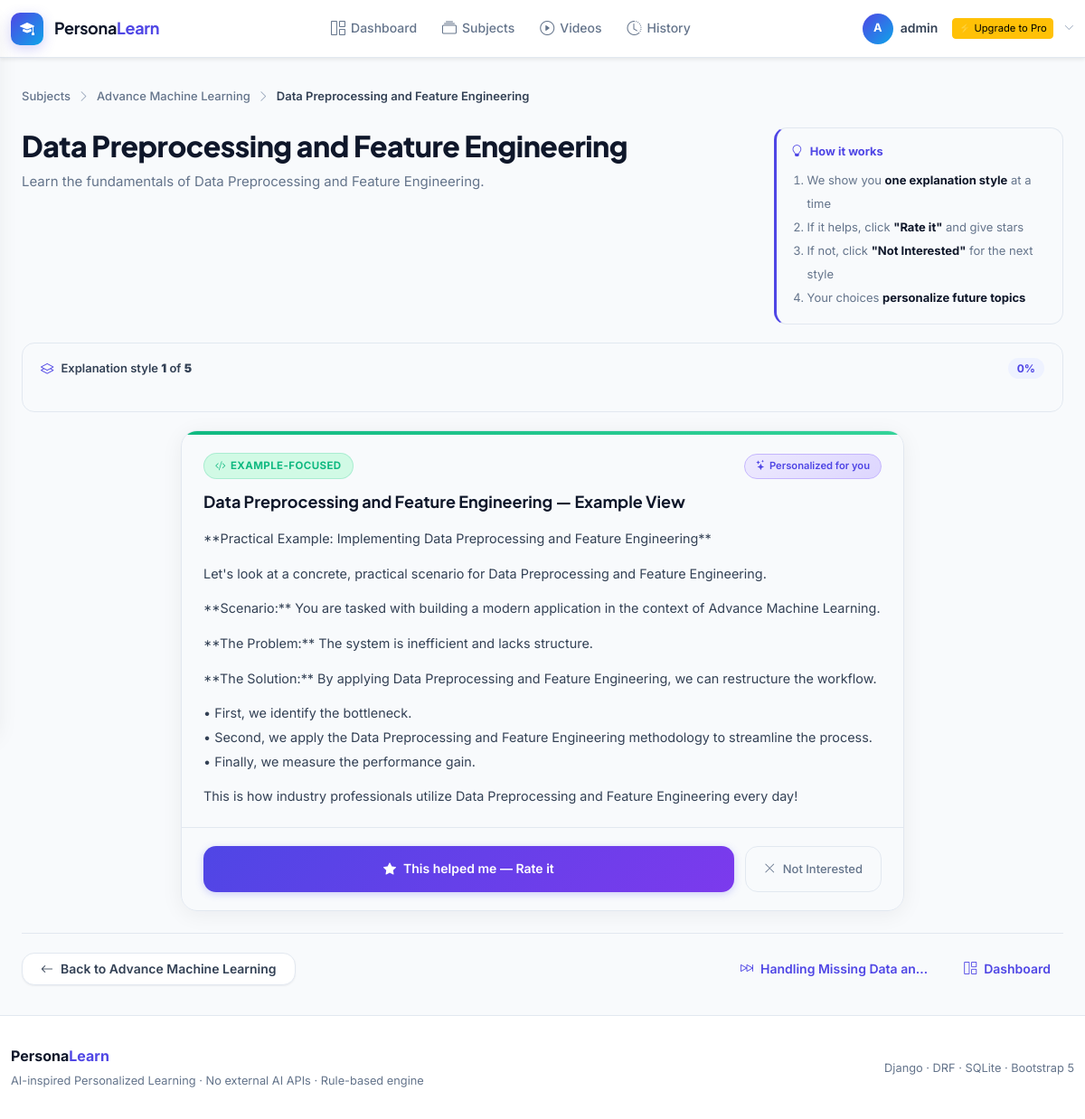
Screenshot of /subjects/advance-machine-learning/topics/data-preprocessing-and-feature-engineering/ (signed in) with the database file from the repository.
### learning/models.py (models this page shows, shortened)
class Topic(models.Model):
    subject = models.ForeignKey(Subject, on_delete=models.CASCADE, related_name='topics')
    title = models.CharField(max_length=300)
    slug = models.SlugField(blank=True)
    description = models.TextField(blank=True)
    order = models.PositiveIntegerField(default=0, help_text='Display order in subject')
    created_at = models.DateTimeField(auto_now_add=True)
    updated_at = models.DateTimeField(auto_now=True)
    class Meta:
        ordering = ['order', 'title']
        unique_together = ('subject', 'slug')

class Subject(models.Model):
    name = models.CharField(max_length=200)
    slug = models.SlugField(unique=True, blank=True)
    description = models.TextField(blank=True)
    icon = models.CharField(max_length=100, default='bi-book', help_text='Bootstrap icon class')
    color = models.CharField(max_length=20, default='#6c5ce7', help_text='Hex color for card')
    created_at = models.DateTimeField(auto_now_add=True)
    updated_at = models.DateTimeField(auto_now=True)
    class Meta:
        ordering = ['name']

class ContentVersion(models.Model):
    STYLE_CHOICES = [
        ('diagram', 'Diagram-Focused'),
        ('analogy', 'Analogy-Focused'),
        ('example', 'Example-Focused'),
        ('theory', 'Theory-Focused'),
        ('logic', 'Logic-Focused'),
    ]
    topic = models.ForeignKey(Topic, on_delete=models.CASCADE, related_name='content_versions')
    title = models.CharField(max_length=300)
    style_type = models.CharField(max_length=20, choices=STYLE_CHOICES)
    content = models.TextField(help_text='The actual explanation content for this style')
    diagram_score = models.IntegerField(default=0, help_text='0-100: How diagram-heavy is this content')
    analogy_score = models.IntegerField(default=0, help_text='0-100: How analogy-heavy is this content')
    example_score = models.IntegerField(default=0, help_text='0-100: How example-heavy is this content')
    theory_score = models.IntegerField(default=0, help_text='0-100: How theory-heavy is this content')
    logic_score = models.IntegerField(default=0, help_text='0-100: How logic-heavy is this content')
    created_at = models.DateTimeField(auto_now_add=True)
    class Meta:
        ordering = ['style_type']
    def get_style_icon(self):
        icon_map = {
            'diagram': 'bi-diagram-3',
            'analogy': 'bi-lightbulb',
            'example': 'bi-code-slash',
            'theory': 'bi-journal-text',
            'logic': 'bi-cpu',
        }
        return icon_map.get(self.style_type, 'bi-book')

### learning/views.py (the view, shortened to what this page needs)
# urls.py: path('subjects/<slug:subject_slug>/topics/<slug:topic_slug>/', views.TopicDetailView.as_view(), name='topic_detail'),
@method_decorator(login_required, name='dispatch')
class TopicDetailView(View):
    template_name = 'learning/topic_detail.html'
    def get(self, request, subject_slug, topic_slug):
        topic = get_object_or_404(
            Topic, slug=topic_slug, subject__slug=subject_slug
        )
        current_content = get_next_content_for_topic(request.user, topic)
        seen_count = UserInteraction.objects.filter(
            user=request.user, content_version__topic=topic
        ).count()
        recommended_videos = get_recommended_videos(request.user, limit=3, topic=topic)
        pref, _ = UserPreference.objects.get_or_create(user=request.user)
        total_versions = topic.content_versions.count()
        seen_topic_ids = set(
            UserInteraction.objects.filter(
                user=request.user,
                topic__subject=topic.subject
            ).values_list('topic_id', flat=True)
        )
        next_topic = (
            topic.subject.topics
            .filter(order__gt=topic.order)
            .exclude(id__in=seen_topic_ids)
            .order_by('order')
            .first()
        )
        next_topic_url = ''
        if next_topic:
            from django.urls import reverse
            next_topic_url = reverse(
                'topic_detail',
                kwargs={'subject_slug': subject_slug, 'topic_slug': next_topic.slug}
            )
        context = {
            'topic': topic,
            'current_content': current_content,
            'exhausted': current_content is None and total_versions > 0,
            'no_content': total_versions == 0,
            'seen_count': seen_count,
            'total_versions': total_versions,
            'recommended_videos': recommended_videos,
            'pref': pref,
            'next_topic': next_topic,
            'next_topic_url': next_topic_url,
        }
        return render(request, self.template_name, context)

### accounts/models.py (called while the page is built)
    def get_avatar_initial(self):
        if self.user.first_name:
            return self.user.first_name[0].upper()
        return self.user.username[0].upper()

    def get_avatar_url(self):
        if self.avatar and hasattr(self.avatar, 'url'):
            try:
                return self.avatar.url
            except Exception:
                return None
        return None

### recommendations/engine.py (called while the page is built)
def get_priority_order(user_preference):
    total = sum(
        getattr(user_preference, f'{s}_preference')
        for s in DEFAULT_ORDER
    )
    if total == 0:
        return list(DEFAULT_ORDER)  # No history → use default
    return sorted(
        DEFAULT_ORDER,
        key=lambda s: getattr(user_preference, f'{s}_preference'),
        reverse=True
    )

def get_next_content_for_topic(user, topic):
    seen_styles = set(
        UserInteraction.objects.filter(
            user=user, content_version__topic=topic
        ).values_list('content_version__style_type', flat=True)
    )
    try:
        pref = UserPreference.objects.get(user=user)
    except UserPreference.DoesNotExist:
        pref = UserPreference.objects.create(user=user)
    order = get_priority_order(pref)
    for style in order:
        if style not in seen_styles:
            cv = topic.content_versions.filter(style_type=style).first()
            if cv:
                return cv
    return None  # All exhausted

def get_recommended_videos(user, limit=6, topic=None):
    try:
        pref = user.preference
    except UserPreference.DoesNotExist:
        pref = UserPreference.objects.create(user=user)
    if topic:
        videos = list(topic.videos.all())
    else:
        videos = list(VideoResource.objects.all().select_related('topic', 'topic__subject'))
    if pref.interaction_count == 0:
        for video in videos:
            video.match_score = 0.0
        return videos[:limit]
    scored = [(v, compute_match_score(pref, v)) for v in videos]
    scored.sort(key=lambda x: x[1], reverse=True)
    result = []
    for video, score in scored[:limit]:
        video.match_score = round(score, 2)
        result.append(video)
    return result

### templates/learning/topic_detail.html (shortened to what this page needs)
{% extends 'base.html' %}
{% block content %}
<div class="page-container">
  <div class="pl-breadcrumb anim-fade-up">
    <a href="{% url 'subject_list' %}">Subjects</a>
    <span class="sep"><i class="bi bi-chevron-right"></i></span>
    <a href="{% url 'topic_list' topic.subject.slug %}">{{ topic.subject.name }}</a>
    <span class="sep"><i class="bi bi-chevron-right"></i></span>
    <span class="current">{{ topic.title }}</span>
  </div>
  <div class="seq-header anim-fade-up">
    <div class="seq-header-left">
      <h1 class="page-title">{{ topic.title }}</h1>
      <p class="page-subtitle">{{ topic.description|default:"Explore different explanation styles one at a time. Rate the ones that help, skip the ones that don't." }}</p>
    </div>
    <div class="seq-header-right">
      <div class="seq-how-card">
        <div class="seq-how-header">
          <i class="bi bi-lightbulb"></i> How it works
        </div>
        <ol class="seq-how-list">
          <li>We show you <strong>one explanation style</strong> at a time</li>
          <li>If it helps, click <strong>"Rate it"</strong> and give stars</li>
          <li>If not, click <strong>"Not Interested"</strong> for the next style</li>
          <li>Your choices <strong>personalize future topics</strong></li>
        </ol>
      </div>
    </div>
  </div>
  {% if not no_content %}
  <div class="seq-progress anim-fade-up" id="seq-progress">
    <div class="seq-progress-info">
      <div class="seq-progress-label">
        <i class="bi bi-layers"></i>
        <span>Explanation style <strong id="progress-current">{{ seen_count|add:1 }}</strong> of <strong>{{ total_versions }}</strong></span>
      </div>
      <div class="seq-progress-pct" id="progress-pct">{% widthratio seen_count total_versions 100 %}%</div>
    </div>
    <div class="seq-progress-bar">
    </div>
  </div>
  {% endif %}
  <div class="seq-main anim-fade-up">
    <div id="content-card-wrapper">
      {% if no_content %}
        <div class="card"><div class="empty-state">
          <div class="empty-icon"><i class="bi bi-file-earmark-x"></i></div>
          <div class="empty-title">No explanations yet</div>
          <p class="empty-desc">Content will appear here once added by the admin.</p>
        </div></div>
      {% elif current_content %}
        <div class="seq-card" id="seq-card">
          <div class="seq-card-accent accent-{{ current_content.style_type }}"></div>
          <div class="seq-card-head">
            <span class="style-chip chip-{{ current_content.style_type }}">
              <i class="{{ current_content.get_style_icon }}"></i>
              {{ current_content.get_style_type_display }}
            </span>
            {% if pref.interaction_count > 0 %}
            <span class="seq-badge-priority">
              <i class="bi bi-stars"></i> Personalized for you
            </span>
            {% else %}
            <span class="seq-badge-default">
              <i class="bi bi-shuffle"></i> Default order
            </span>
            {% endif %}
          </div>
          <h3 class="seq-card-title">{{ current_content.title }}</h3>
          <div class="seq-card-body">{{ current_content.content|linebreaks }}</div>
          <div class="seq-actions" id="seq-actions">
            <button class="seq-btn-rate" id="btn-rate">
              <i class="bi bi-star-fill"></i>
              <span>This helped me — Rate it</span>
            </button>
            <button class="seq-btn-skip" id="btn-skip">
              <i class="bi bi-x-lg"></i>
              <span>Not Interested</span>
            </button>
          </div>
        </div>
      {% endif %}
    </div>
  </div>
  <div class="seq-nav-footer anim-fade-up">
    <a href="{% url 'topic_list' topic.subject.slug %}" class="btn-secondary"><i class="bi bi-arrow-left"></i>Back to {{ topic.subject.name }}</a>
    <div class="seq-nav-right">
      {% if next_topic %}
      <a href="{{ next_topic_url }}" class="btn-ghost" title="Skip to next topic">
        <i class="bi bi-skip-forward"></i>{{ next_topic.title|truncatechars:25 }}
      </a>
      {% endif %}
      <a href="{% url 'dashboard' %}" class="btn-ghost"><i class="bi bi-grid-1x2"></i>Dashboard</a>
    </div>
  </div>
</div>
{% endblock %}

### templates/base.html (shortened to what this page needs)
<!DOCTYPE html>
<html lang="en">
<head>
  <link rel="stylesheet" href="https://cdn.jsdelivr.net/npm/bootstrap@5.3.3/dist/css/bootstrap.min.css"/>
  <link rel="stylesheet" href="https://cdn.jsdelivr.net/npm/bootstrap-icons@1.11.3/font/bootstrap-icons.min.css"/>
  <link rel="stylesheet" href="/static/css/style.css"/>
</head>
<body>
<header class="navbar-main shadow-sm">
  <div class="container navbar-main" style="height:64px;max-width:1200px;">
    <div class="d-flex align-items-center justify-content-between w-100" style="height:64px;">
      <a class="brand" href="{% url 'home' %}">
        <div class="brand-mark"><i class="bi bi-mortarboard-fill"></i></div>
        <span class="brand-name">Persona<span>Learn</span></span>
      </a>
      {% if user.is_authenticated %}
      <nav class="d-none d-md-flex">
        <ul class="nav-links">
          <li><a href="{% url 'dashboard' %}" class="nav-link {% if request.resolver_match.url_name == 'dashboard' %}active{% endif %}"><i class="bi bi-grid-1x2"></i>Dashboard</a></li>
          <li><a href="{% url 'subject_list' %}" class="nav-link "><i class="bi bi-collection"></i>Subjects</a></li>
          <li><a href="{% url 'video_recommendations' %}" class="nav-link {% if request.resolver_match.url_name == 'video_recommendations' %}active{% endif %}"><i class="bi bi-play-circle"></i>Videos</a></li>
          <li><a href="{% url 'interaction_history' %}" class="nav-link {% if request.resolver_match.url_name == 'interaction_history' %}active{% endif %}"><i class="bi bi-clock-history"></i>History</a></li>
        </ul>
      </nav>
      {% endif %}
      <div class="d-flex align-items-center gap-2">
        {% if user.is_authenticated %}
          <div class="dropdown d-none d-md-block">
            <div class="d-flex align-items-center gap-2" style="cursor:pointer;" data-bs-toggle="dropdown">
              <div class="user-avatar">
                {% if user.profile.get_avatar_url %}
                  <img src="{{ user.profile.get_avatar_url }}" alt="Avatar" style="width:100%;height:100%;object-fit:cover;border-radius:50%;"/>
                {% else %}
                  {{ user.username|first|upper }}
                {% endif %}
              </div>
              <span class="d-none d-lg-block" style="font-size:.875rem;font-weight:600;color:var(--text-secondary);">{{ user.first_name|default:user.username }}</span>
              {% with profile=request.user.profile %}
              {% if profile.is_pro %}
                  <span class="badge bg-success ms-2">✅ Pro</span>
              {% elif profile.pro_requested %}
                  <span class="badge bg-warning text-dark ms-2">⏳ Pending</span>
              {% else %}
                  <a href="{% url 'upgrade' %}" class="btn btn-warning btn-sm ms-2" style="font-size: 0.7rem; padding: 2px 6px;">⚡ Upgrade to Pro</a>
              {% endif %}
              {% endwith %}
              <i class="bi bi-chevron-down d-none d-lg-block ms-1" style="font-size:.7rem;color:var(--text-light);"></i>
            </div>
          </div>
        {% else %}
          <a href="{% url 'login' %}" class="btn-secondary btn-sm">Sign In</a>
          <a href="{% url 'register' %}" class="btn-primary btn-sm">Get Started</a>
        {% endif %}
      </div>
    </div>
  </div>
</header>
<main class="main-content">{% block content %}{% endblock %}</main>
<footer class="site-footer">
  <div class="container" style="max-width:1200px;">
    <div class="row align-items-center">
      <div class="col-md-6">
        <div class="footer-brand">Persona<span>Learn</span></div>
        <div class="footer-copy">AI-inspired Personalized Learning · No external AI APIs · Rule-based engine</div>
      </div>
      <div class="col-md-6 text-md-end mt-3 mt-md-0">
        <span style="font-size:.8rem;color:var(--text-muted);">Django · DRF · SQLite · Bootstrap 5</span>
      </div>
    </div>
  </div>
</footer>
</body>
</html>

### rows the page displays
Topic: subject.name "Advance Machine Learning", title "Data Preprocessing and Feature Engineering", description "Learn the fundamentals of Data Preprocessing and Feature Engineering."
ContentVersion: style_type "EXAMPLE-FOCUSED", title "Data Preprocessing and Feature Engineering — Example View", content "**Practical Example: Implementing Data Preprocessing and Feature Engineering** Let's look at a concrete, practical scenario for Data Preprocessing and Feature Engineering. **Scenario:** You are tasked with building a modern application in the context of Advance Machine Learning. **The Problem:** The system is inefficient and lacks structure. **The Solution:** By applying Data Preprocessing and Feature Engineering, we can restructure the workflow. • First, we identify the bottleneck. • Second, we apply the Data Preprocessing and Feature Engineering methodology to streamline the process. • Finally, we measure the performance gain. This is how industry professionals utilize Data Preprocessing…"
Topic: title "Handling Missing Data an…"

### other values shown
{{ user.username|first|upper }} "A"
{{ user.first_name|default:user.username }} "admin"
{{ seen_count|add:1 }} "1"
{{ total_versions }} "5"
